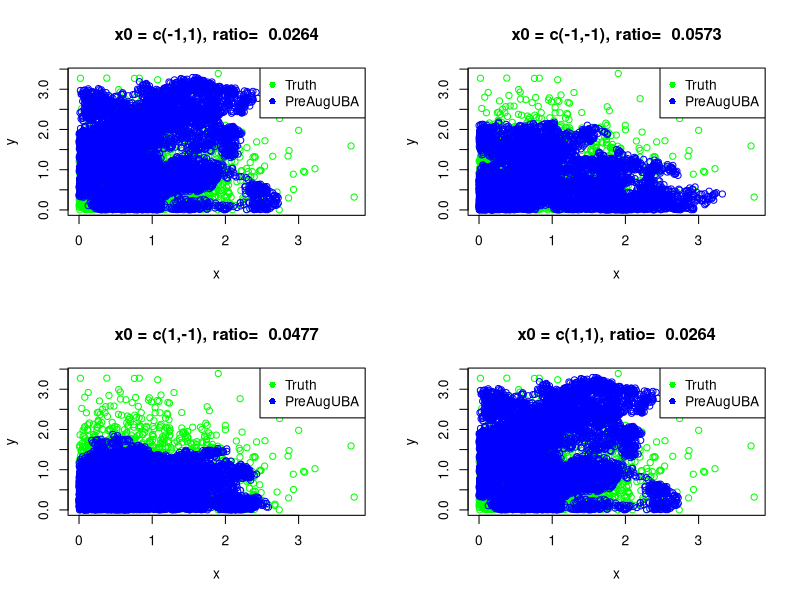

The R script that drew this image:
set.seed(123)
library(mvtnorm)
library(ggplot2)
###Augmented drift
drift = function(x)
{
  x1 = x[1]
  x2 = x[2]
  
  if( x1>0 && x2>0)
  {
    return(-x)
  }
  else if(x1 <0 && x2<0)
  {
    return(c(Inf, Inf))
  }
  else if(x1 <0 && x2>0 )
  {
    return(c(Inf,0))
  }
  else
  {
    return(c(0,Inf))
  }
}

#Calculate projetction
projection  = function(u)
{
  if(all(u[1] < 0, na.rm = TRUE) && all(u[2] < 0, na.rm = TRUE))
  {
    return(c(0,0))
  } else if (u[1]>0 & u[2]<0)
  {
    return(c(u[1],0))
  } else if (u[1]<0 & u[2]>0)
  {
    return(c(0,u[2]))
  }
  else{
    return(u)
  }
}

###Calculate Preconditioning matrix 
C = function(x)
{
  u = projection(x)
  s = matrix(u-x , nrow = 2, ncol = 1)
  den = t(s)%*%s
  den = den[1,1]
  if(s[1]== 0 & s[2]==0)
  {
    I = diag(1,nrow = 2 , ncol = 2)
    return(I)
  }
  else
  {
    P = s%*% t(s)
    P = P/den
    return(P)
  }
  
}



PrAugUBA = function(x0, dt, N)
{
  out = matrix(nrow = N , ncol = 2)
  out[1 ,] = x0
  
  for(t in 2:N)
  {
    x = out[t-1, ]
    v = matrix(rnorm(n = 2), ncol = 1)
    U = runif(2)
    
    ##Augmented Drift and Preconditioning matrix
    mu = matrix(drift(x), nrow = 2)
    mat = C(x)
    
    ###Calculating probabilities
    den = exp(-sqrt(2*dt)*v*mu)
    p = 1/(1+den)
    
    ###Making the updates
    z = ifelse(U <= p , v , -v)
    out[t , ] = out[t-1 , ] + sqrt(2*dt)*mat%*%z
    #print('Current states: ')
    #print(out[t, ])
  }
  return(out)
}

# Generate random samples
# For reproducibility
n_samples <- 10000
data <- rmvnorm(n = n_samples, mean = c(0,0))

# Convert to a data frame and apply truncation
data_df <- as.data.frame(data)
colnames(data_df) <- c("x", "y")
truncated_data <- subset(data_df, x > 0 & y > 0)  # Keep only points in the positive quadrant
pdf(file="PreAugUBA.pdf")
par(mfrow = c(2,2))

try1 = PrAugUBA(x0 = c(-1,1), dt = 1e-3 , N = 1e4)
df = as.data.frame(try1)
df.clean = df[df$V1 > 0 & df$V2 > 0, ]
correct= nrow(df.clean)
ratio = 1 - (correct/1e4)
plot(truncated_data$x, truncated_data$y, col = 'green', xlab = 'x',ylab = 'y',
     main = paste( 'x0 = c(-1,1), ratio= ',ratio ))
points(df.clean$V1, df.clean$V2, col = 'blue')
legend('topright', legend = c('Truth',"PreAugUBA"), col =c('green', 'blue'), pch= 16)

try2 = PrAugUBA(x0 = c(-1,-1), dt = 1e-3 , N = 1e4)
df = as.data.frame(try2)
df.clean = df[df$V1 > 0 & df$V2 > 0, ]
correct= nrow(df.clean)
ratio = 1 - (correct/1e4)
plot(truncated_data$x, truncated_data$y, col = 'green', xlab = 'x',ylab = 'y',
     main = paste( 'x0 = c(-1,-1), ratio= ',ratio ))
points(df.clean$V1, df.clean$V2, col = 'blue')
legend('topright', legend = c('Truth',"PreAugUBA"), col =c('green', 'blue'), pch= 16)


try3 = PrAugUBA(x0 = c(1,-1), dt = 1e-3 , N = 1e4)
df = as.data.frame(try3)
df.clean = df[df$V1 > 0 & df$V2 > 0, ]
correct= nrow(df.clean)
ratio = 1 - (correct/1e4)
plot(truncated_data$x, truncated_data$y, col = 'green', xlab = 'x',ylab = 'y',
     main = paste( 'x0 = c(1,-1), ratio= ',ratio ))
points(df.clean$V1, df.clean$V2, col = 'blue')
legend('topright', legend = c('Truth',"PreAugUBA"), col =c('green', 'blue'), pch= 16)


try4 = PrAugUBA(x0 = c(1,1), dt = 1e-3 , N = 1e4)
df = as.data.frame(try1)
df.clean = df[df$V1 > 0 & df$V2 > 0, ]
correct= nrow(df.clean)
ratio = 1 - (correct/1e4)
plot(truncated_data$x, truncated_data$y, col = 'green', xlab = 'x',ylab = 'y',
     main = paste( 'x0 = c(1,1), ratio= ',ratio ))
points(df.clean$V1, df.clean$V2, col = 'blue')
legend('topright', legend = c('Truth',"PreAugUBA"), col =c('green', 'blue'), pch= 16)
dev.off()

